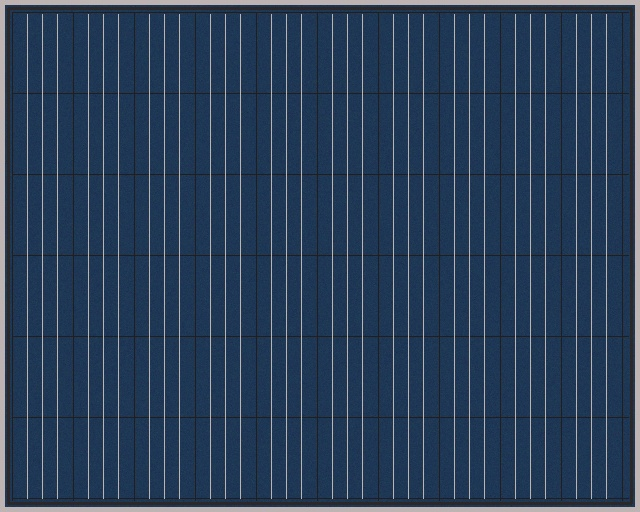
#> input picture data/sample/clean_module_01.jpg, 640 x 512 px
$ python -i preprocessing.py   (imports and definitions only)
#> lines starting #> are read from the running program, lines starting #| are printed output that depends on the picture; after the words box and inside, x2 and y2 are one past the last pixel; in counts of white or black regions, pixels touching at a corner belong together
#> further down, picture is the input picture: shape (512, 640, 3); mean B, G, R 89.8, 63.9, 43
"""
Image ingestion, integrity verification, LAB CLAHE enhancement,
bilateral edge-preserving filtering, and perspective rectification.
"""

from pathlib import Path
from typing import Tuple, Optional
import cv2
import numpy as np

from .config import PreprocessingConfig


class PreprocessingEngine:
    """Handles low-level image conditioning and solar panel ROI extraction."""

    def __init__(self, config: Optional[PreprocessingConfig] = None):
        self.config = config or PreprocessingConfig()

    @staticmethod
    def load_and_validate(image_path: str) -> np.ndarray:
        """
        Loads an image from disk and performs dimensional and integrity validation.
        """
        path = Path(image_path)
        if not path.exists():
            raise FileNotFoundError(f"Input image not found at path: {image_path}")

        img = cv2.imread(str(path), cv2.IMREAD_COLOR)
        if img is None or img.size == 0:
            raise ValueError(f"Corrupt or unreadable image file: {image_path}")

        h, w = img.shape[:2]
        if h < 32 or w < 32:
            raise ValueError(f"Image resolution too low ({w}x{h}) for inspection analysis.")

        return img

    def apply_clahe_lab(self, image: np.ndarray) -> np.ndarray:
        """
        Applies Contrast Limited Adaptive Histogram Equalization (CLAHE) on the
        perceptual Lightness (L) channel in LAB color space, avoiding color distortion.
        """
        lab = cv2.cvtColor(image, cv2.COLOR_BGR2LAB)
#> lab: shape (512, 640, 3); mean of channels 0, 1, 2 66.6, 128.7, 109.9
        l_channel, a_channel, b_channel = cv2.split(lab)
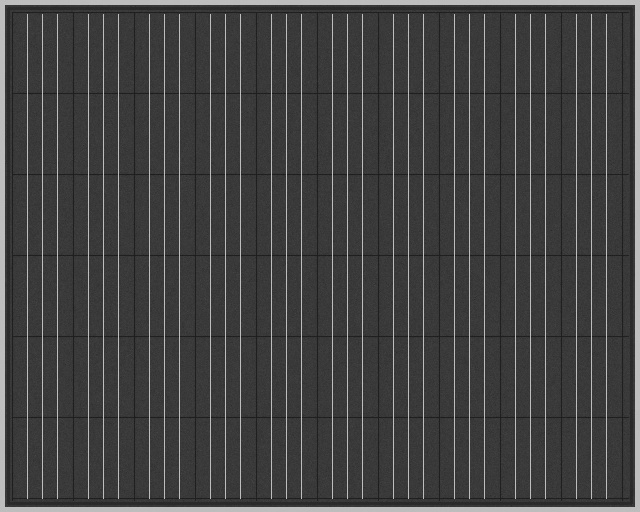
#> l_channel: shape (512, 640); min 21, max 196, mean 66.6
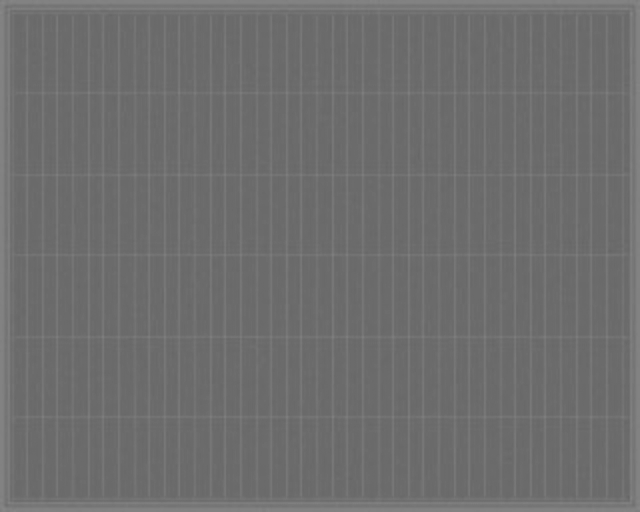
#> b_channel: shape (512, 640); min 102, max 135, mean 109.9

        clahe = cv2.createCLAHE(
            clipLimit=self.config.clahe_clip_limit,
            tileGridSize=self.config.clahe_tile_grid
        )
        enhanced_l = clahe.apply(l_channel)
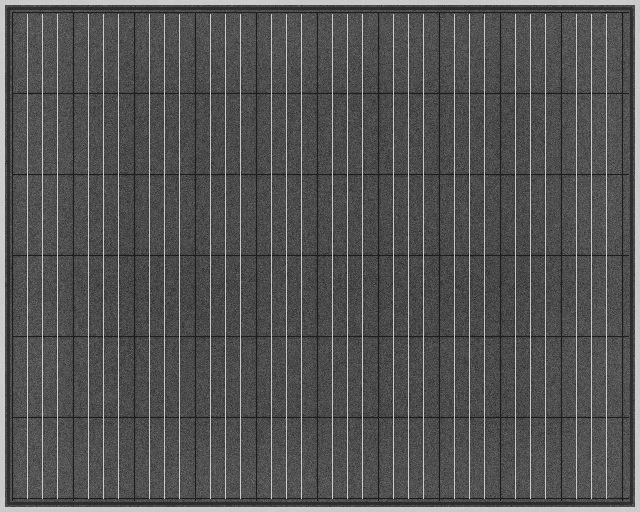
#> enhanced_l: shape (512, 640); min 17, max 213, mean 84.5

        merged_lab = cv2.merge([enhanced_l, a_channel, b_channel])
#> merged_lab: shape (512, 640, 3); mean of channels 0, 1, 2 84.5, 128.7, 109.9
        return cv2.cvtColor(merged_lab, cv2.COLOR_LAB2BGR)
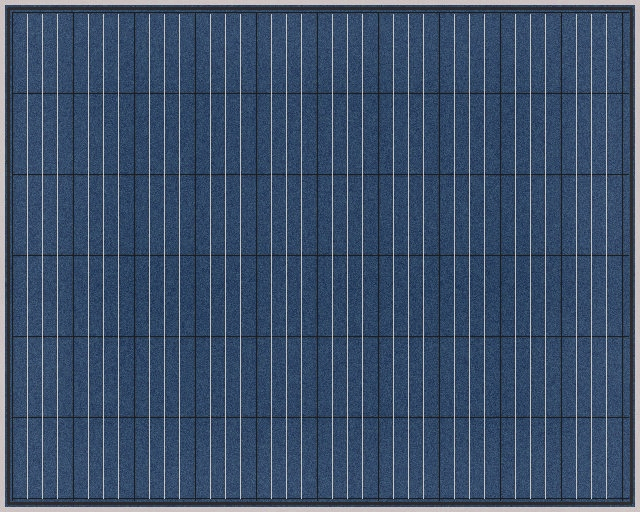
#> returned value: shape (512, 640, 3); mean B, G, R 107, 80, 60.4

    def apply_bilateral_filter(self, image: np.ndarray) -> np.ndarray:
        """
        Applies bilateral filtering to smooth surface texture noise while keeping
        wafer micro-cracks and defect boundaries sharply defined.
        """
        return cv2.bilateralFilter(
            image,
            d=self.config.bilateral_d,
            sigmaColor=self.config.bilateral_sigma_color,
            sigmaSpace=self.config.bilateral_sigma_space
        )

    def extract_module_roi(self, image: np.ndarray) -> Tuple[np.ndarray, np.ndarray]:
        """
        Detects primary solar module polygon and rectifies perspective if needed.
        Returns the rectified image and the 3x3 homography / transformation matrix.
        """
        h, w = image.shape[:2]
#> h = 512; w = 640
        gray = cv2.cvtColor(image, cv2.COLOR_BGR2GRAY)
        blurred = cv2.GaussianBlur(gray, (5, 5), 0)
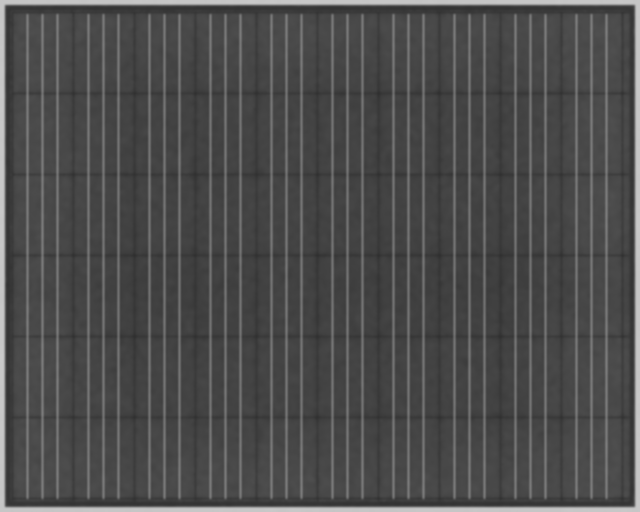
#> blurred: shape (512, 640); min 47, max 201, mean 77.4
        edges = cv2.Canny(blurred, 40, 140)
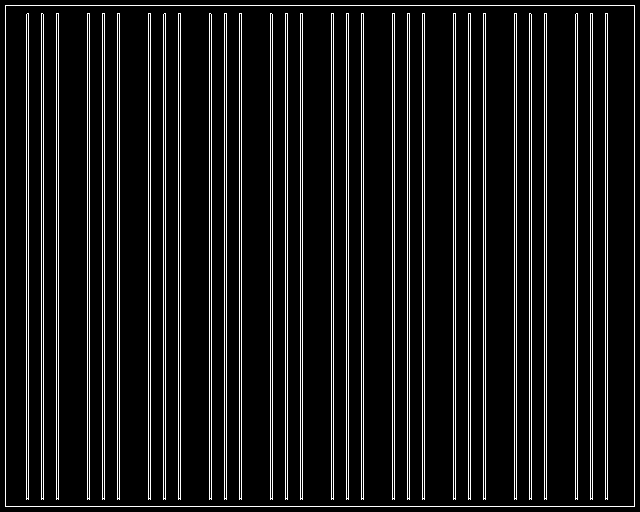
#> edges: shape (512, 640); 9.6% white in thin lines or dots

        contours, _ = cv2.findContours(edges, cv2.RETR_EXTERNAL, cv2.CHAIN_APPROX_SIMPLE)
#> contours = [[[5, 5], [5, 506], [634, 506], [634, 5]]]
        m_ident = np.eye(3, dtype=np.float32)

        if not contours:
            return image.copy(), m_ident

        best_quad = None
        max_area = 0.0
        frame_area = w * h
#> frame_area = 327680

        for cnt in contours:
            area = cv2.contourArea(cnt)
            if area > 0.20 * frame_area:
                peri = cv2.arcLength(cnt, True)
                approx = cv2.approxPolyDP(cnt, 0.04 * peri, True)
                if len(approx) == 4 and area > max_area:
                    max_area = area
                    best_quad = approx
#> this loop made 1 pass
#> (area, peri, max_area, best_quad) on pass 1: (315129, 2260, 315129, [[5, 5], [5, 506], [634, 506], [634, 5]])
#> after the loop, max_area = 315129

        if best_quad is None or not self.config.rectify_module:
            return image.copy(), m_ident

        pts = best_quad.reshape(4, 2).astype(np.float32)
#> pts = [[5, 5], [5, 506], [634, 506], [634, 5]]
        s = pts.sum(axis=1)
#> s = [10, 511, 1140, 639]
        diff = np.diff(pts, axis=1)
#> diff = [0, 501, -128, -629]

        rect = np.zeros((4, 2), dtype=np.float32)
        rect[0] = pts[np.argmin(s)]
        rect[2] = pts[np.argmax(s)]
        rect[1] = pts[np.argmin(diff)]
        rect[3] = pts[np.argmax(diff)]

        dst = np.array([
            [0, 0],
            [w - 1, 0],
            [w - 1, h - 1],
            [0, h - 1]
        ], dtype=np.float32)
#> dst = [[0, 0], [639, 0], [639, 511], [0, 511]]

        transform_matrix = cv2.getPerspectiveTransform(rect, dst)
        warped = cv2.warpPerspective(image, transform_matrix, (w, h))
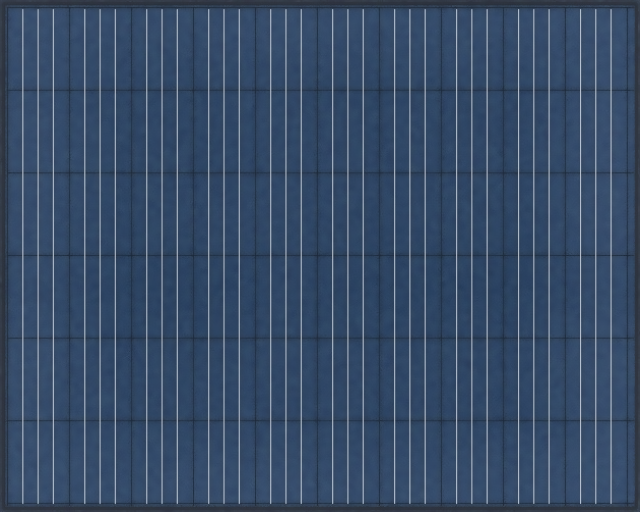
#> warped: shape (512, 640, 3); mean B, G, R 104, 76.1, 55.4
        return warped, transform_matrix

    def process(self, image: np.ndarray) -> Tuple[np.ndarray, np.ndarray]:
        """
        Executes complete preprocessing chain:
        CLAHE -> Bilateral edge-preserving smoothing -> Module ROI rectification.
        """
        enhanced = self.apply_clahe_lab(image)
        denoised = self.apply_bilateral_filter(enhanced)
        rectified, matrix = self.extract_module_roi(denoised)
#> matrix = [[1.02, -2.97e-19, -5.08], [0, 1.02, -5.1], [4.7e-20, 0, 1]]
        return rectified, matrix

>>> import cv2
>>> picture = cv2.imread('../data/sample/clean_module_01.jpg')
>>> result = PreprocessingEngine().process(picture)
